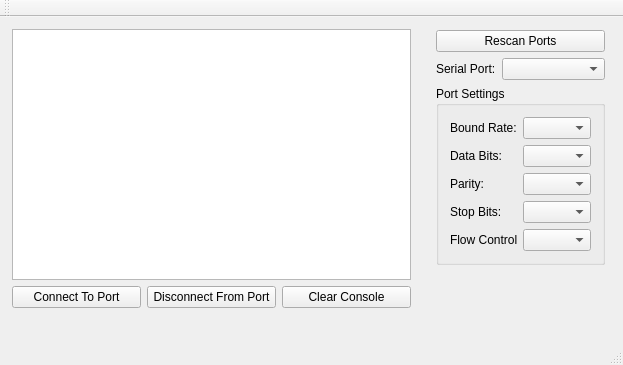
<?xml version="1.0" encoding="UTF-8"?>
<ui version="4.0">
 <class>MainWindow</class>
 <widget class="QMainWindow" name="MainWindow">
  <property name="geometry">
   <rect>
    <x>0</x>
    <y>0</y>
    <width>623</width>
    <height>365</height>
   </rect>
  </property>
  <property name="windowTitle">
   <string>MainWindow</string>
  </property>
  <widget class="QWidget" name="centralWidget">
   <widget class="QWidget" name="">
    <property name="geometry">
     <rect>
      <x>1</x>
      <y>1</y>
      <width>421</width>
      <height>301</height>
     </rect>
    </property>
    <layout class="QVBoxLayout" name="verticalLayout_3">
     <item>
      <widget class="QTextEdit" name="teConsole"/>
     </item>
     <item>
      <layout class="QHBoxLayout" name="horizontalLayout">
       <item>
        <widget class="QPushButton" name="pbConnect">
         <property name="text">
          <string>Connect To Port</string>
         </property>
        </widget>
       </item>
       <item>
        <widget class="QPushButton" name="pbDisconnect">
         <property name="text">
          <string>Disconnect From Port</string>
         </property>
        </widget>
       </item>
       <item>
        <widget class="QPushButton" name="pbClearConsole">
         <property name="text">
          <string>Clear Console</string>
         </property>
        </widget>
       </item>
      </layout>
     </item>
    </layout>
   </widget>
   <widget class="QWidget" name="">
    <property name="geometry">
     <rect>
      <x>425</x>
      <y>2</y>
      <width>191</width>
      <height>301</height>
     </rect>
    </property>
    <layout class="QVBoxLayout" name="verticalLayout_2">
     <item>
      <widget class="QPushButton" name="pbRescanPorts">
       <property name="text">
        <string>Rescan Ports</string>
       </property>
      </widget>
     </item>
     <item>
      <layout class="QFormLayout" name="formLayout_2">
       <item row="0" column="0">
        <widget class="QLabel" name="lbSerialPort">
         <property name="text">
          <string>Serial Port:</string>
         </property>
        </widget>
       </item>
       <item row="0" column="1">
        <widget class="QComboBox" name="cbSerialPort"/>
       </item>
      </layout>
     </item>
     <item>
      <widget class="QGroupBox" name="groupBox">
       <property name="title">
        <string>Port Settings</string>
       </property>
       <layout class="QVBoxLayout" name="verticalLayout">
        <item>
         <layout class="QFormLayout" name="formLayout">
          <item row="0" column="0">
           <widget class="QLabel" name="lbBoundRate">
            <property name="text">
             <string>Bound Rate:</string>
            </property>
           </widget>
          </item>
          <item row="0" column="1">
           <widget class="QComboBox" name="cbBoundRate"/>
          </item>
          <item row="1" column="0">
           <widget class="QLabel" name="lbDataBits">
            <property name="text">
             <string>Data Bits:</string>
            </property>
           </widget>
          </item>
          <item row="1" column="1">
           <widget class="QComboBox" name="cbDataBits"/>
          </item>
          <item row="2" column="0">
           <widget class="QLabel" name="lbParity">
            <property name="text">
             <string>Parity:</string>
            </property>
           </widget>
          </item>
          <item row="2" column="1">
           <widget class="QComboBox" name="cbParity"/>
          </item>
          <item row="3" column="0">
           <widget class="QLabel" name="lbStopBits">
            <property name="text">
             <string>Stop Bits:</string>
            </property>
           </widget>
          </item>
          <item row="3" column="1">
           <widget class="QComboBox" name="cbStopBits"/>
          </item>
          <item row="4" column="0">
           <widget class="QLabel" name="lbFlowControl">
            <property name="text">
             <string>Flow Control:</string>
            </property>
           </widget>
          </item>
          <item row="4" column="1">
           <widget class="QComboBox" name="cbFlowControl"/>
          </item>
         </layout>
        </item>
       </layout>
      </widget>
     </item>
     <item>
      <spacer name="verticalSpacer">
       <property name="orientation">
        <enum>Qt::Vertical</enum>
       </property>
       <property name="sizeHint" stdset="0">
        <size>
         <width>20</width>
         <height>18</height>
        </size>
       </property>
      </spacer>
     </item>
    </layout>
   </widget>
  </widget>
  <widget class="QMenuBar" name="menuBar">
   <property name="geometry">
    <rect>
     <x>0</x>
     <y>0</y>
     <width>623</width>
     <height>26</height>
    </rect>
   </property>
  </widget>
  <widget class="QToolBar" name="mainToolBar">
   <attribute name="toolBarArea">
    <enum>TopToolBarArea</enum>
   </attribute>
   <attribute name="toolBarBreak">
    <bool>false</bool>
   </attribute>
  </widget>
  <widget class="QStatusBar" name="statusBar"/>
  <action name="actionPort_Number">
   <property name="text">
    <string>Port Number</string>
   </property>
  </action>
 </widget>
 <layoutdefault spacing="6" margin="11"/>
 <resources/>
 <connections/>
</ui>
